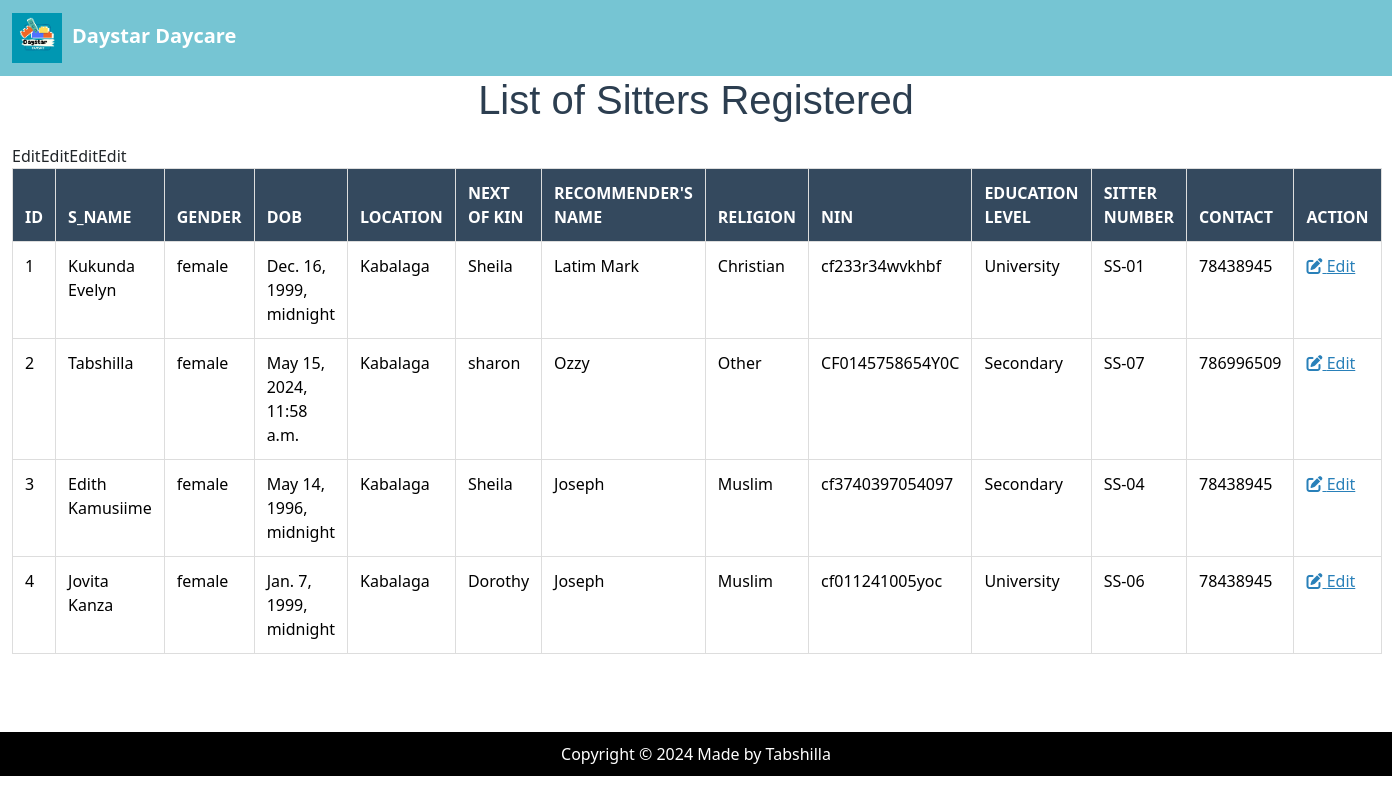
Screenshot of /allsitters/ with the database file from the repository.
### DaystarApp/models.py (models this page shows, shortened)
class Sitter(models.Model):
    RELIGION_CHOICES = (
        ('Christian', 'Christian'),
        ('Muslim', 'Muslim'),
        ('Other', 'Other'),
    )
    EDUCATION_LEVEL_CHOICES = (
        ('Primary', 'Primary'),
        ('Secondary', 'Secondary'),
        ('University', 'University'),
    )
    S_name = models.CharField(max_length=200,null=True,blank=True)
    gender = models.CharField(choices=[('female', 'female'),('male','male')], max_length=100, null=False)
    dob = models.DateTimeField()
    location = models.CharField(max_length=200, default="Kabalaga")
    next_of_kin = models.CharField(max_length=200)
    recommenders_name = models.CharField(max_length=200)
    religion = models.CharField(max_length=100, choices=RELIGION_CHOICES, blank=True)
    NIN = models.CharField(max_length=30, unique=True)
    education_level = models.CharField(max_length=200, choices=EDUCATION_LEVEL_CHOICES)
    sitter_number = models.CharField(max_length=200, unique=True)
    contact = models.IntegerField(null= True)

### DaystarApp/views.py (the view)
# urls.py: path('allsitters/', views.allsitters, name='allsitters'),
def allsitters(request):
    allsitters = Sitter.objects.all()
    return render(request, 'DaystarApp/allsitters.html', {'allsitters': allsitters}) #sitters list

### DaystarApp/templates/DaystarApp/allsitters.html (shortened to what this page needs)
{% extends "DaystarApp/base.html" %}
{% block content  %}
</head>
<body>
<h1>List of Sitters Registered</h1>
<div class="container-fluid">
  <table class="table" style="width: 100%; border-collapse: collapse;">
      <thead>
          <tr>
              <th>ID</th>
              <th scope="col">S_name</th>
              <th scope="col">Gender</th>
              <th scope="col">DOB</th>
              <th scope="col">Location</th>
              <th scope="col">Next of Kin</th>
              <th scope="col">Recommender's Name</th>
              <th scope="col">Religion</th>
              <th scope="col">NIN</th>
              <th scope="col">Education Level</th>
              <th scope="col">Sitter Number</th>
              <th scope="col">Contact</th>
              <th>ACTION</th>
          </tr>
      </thead>
      <tbody>
          {% for Sitter in allsitters %}
          <tr>
              <td>{{ forloop.counter }}</td>
              <td>{{ Sitter.S_name }}</td>
              <td>{{ Sitter.gender }}</td>
              <td>{{ Sitter.dob }}</td>
              <td>{{ Sitter.location }}</td>
              <td>{{ Sitter.next_of_kin }}</td>
              <td>{{ Sitter.recommenders_name }}</td>
              <td>{{ Sitter.religion }}</td>
              <td>{{ Sitter.NIN }}</td>
              <td>{{ Sitter.education_level }}</td>
              <td>SS-0{{ Sitter.sitter_number }}</td>
              <td>{{ Sitter.contact }}</td>
              <td class="action-links">
                  <a href="{% url 'edit_sitter' Sitter.id %}"><i class="fas fa-edit"></i> Edit</a>
                </td>Edit</a>
          </tr>
          {% endfor %}
      </tbody>
  </table>
</div>
</body>
</html>
{% endblock %}

### DaystarApp/static/DaystarApp/css/style.css (style rules this page uses)
.table { width: 100%; border-collapse: collapse; }
.table th, .table td { padding: 8px; text-align: left; border-bottom: 1px solid #ddd; }
.table th { background-color: #f2f2f2; font-weight: bold; }
.table tbody tr:nth-child(even) { background-color: #f2f2f2; }
.table th, .table td { padding: 8px; text-align: left; border: 1px solid #ddd; }

### DaystarApp/templates/DaystarApp/base.html (style rules this page uses)
body { display: flex; flex-direction: column; min-height: 100vh; }

### DaystarApp/templates/DaystarApp/allsitters.html (style rules this page uses)
h1 { color: #2c3e50; text-align: center; font-family: 'Arial', sans-serif; margin-bottom: 20px; }
.table th, .table td { padding: 12px; text-align: left; border-bottom: 1px solid #ddd; }
.table thead th { background-color: #34495e; color: white; font-weight: bold; text-transform: uppercase; }
.table tbody tr:nth-child(even) { background-color: #f2f2f2; }
.action-links a { margin-right: 10px; color: #2980b9; }

### rows the page displays
Sitter: S_name "Kukunda Evelyn", gender "female", dob "Dec. 16, 1999, midnight", location "Kabalaga", next_of_kin "Sheila", recommenders_name "Latim Mark", religion "Christian", NIN "cf233r34wvkhbf", education_level "University", sitter_number "1", contact "78438945"
Sitter: S_name "Tabshilla", gender "female", dob "May 15, 2024, 11:58 a.m.", location "Kabalaga", next_of_kin "sharon", recommenders_name "Ozzy", religion "Other", NIN "CF0145758654Y0C", education_level "Secondary", sitter_number "7", contact "786996509"
Sitter: S_name "Edith Kamusiime", gender "female", dob "May 14, 1996, midnight", location "Kabalaga", next_of_kin "Sheila", recommenders_name "Joseph", religion "Muslim", NIN "cf3740397054097", education_level "Secondary", sitter_number "4", contact "78438945"
Sitter: S_name "Jovita Kanza", gender "female", dob "Jan. 7, 1999, midnight", location "Kabalaga", next_of_kin "Dorothy", recommenders_name "Joseph", religion "Muslim", NIN "cf011241005yoc", education_level "University", sitter_number "6", contact "78438945"
